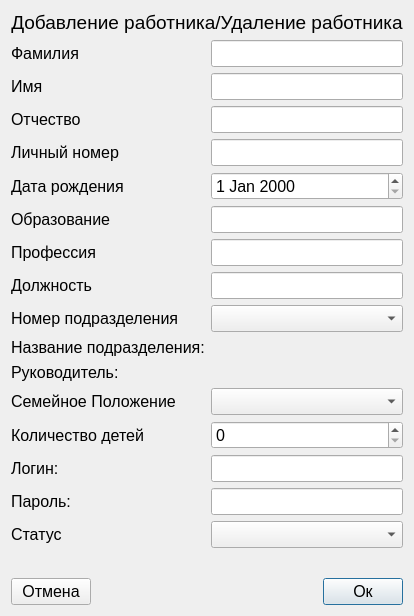
<?xml version="1.0" encoding="UTF-8"?>
<ui version="4.0">
 <class>AddEmployee</class>
 <widget class="QDialog" name="AddEmployee">
  <property name="geometry">
   <rect>
    <x>0</x>
    <y>0</y>
    <width>410</width>
    <height>600</height>
   </rect>
  </property>
  <property name="maximumSize">
   <size>
    <width>418</width>
    <height>16777215</height>
   </size>
  </property>
  <property name="windowTitle">
   <string>Dialog</string>
  </property>
  <layout class="QGridLayout" name="gridLayout">
   <item row="3" column="0">
    <layout class="QGridLayout" name="gridLayout_2">
     <item row="0" column="5">
      <widget class="QPushButton" name="accept">
       <property name="font">
        <font>
         <pointsize>12</pointsize>
        </font>
       </property>
       <property name="text">
        <string>Ок</string>
       </property>
      </widget>
     </item>
     <item row="0" column="4">
      <spacer name="horizontalSpacer_2">
       <property name="orientation">
        <enum>Qt::Horizontal</enum>
       </property>
       <property name="sizeHint" stdset="0">
        <size>
         <width>40</width>
         <height>20</height>
        </size>
       </property>
      </spacer>
     </item>
     <item row="0" column="1">
      <spacer name="horizontalSpacer">
       <property name="orientation">
        <enum>Qt::Horizontal</enum>
       </property>
       <property name="sizeHint" stdset="0">
        <size>
         <width>40</width>
         <height>20</height>
        </size>
       </property>
      </spacer>
     </item>
     <item row="0" column="0">
      <widget class="QPushButton" name="cancel">
       <property name="font">
        <font>
         <pointsize>12</pointsize>
        </font>
       </property>
       <property name="text">
        <string>Отмена</string>
       </property>
      </widget>
     </item>
    </layout>
   </item>
   <item row="1" column="0">
    <layout class="QFormLayout" name="formLayout">
     <item row="0" column="0">
      <widget class="QLabel" name="label_5">
       <property name="font">
        <font>
         <pointsize>12</pointsize>
        </font>
       </property>
       <property name="text">
        <string>Фамилия</string>
       </property>
      </widget>
     </item>
     <item row="0" column="1">
      <widget class="QLineEdit" name="name">
       <property name="font">
        <font>
         <pointsize>12</pointsize>
        </font>
       </property>
      </widget>
     </item>
     <item row="1" column="0">
      <widget class="QLabel" name="label_6">
       <property name="font">
        <font>
         <pointsize>12</pointsize>
        </font>
       </property>
       <property name="text">
        <string>Имя</string>
       </property>
      </widget>
     </item>
     <item row="1" column="1">
      <widget class="QLineEdit" name="name2">
       <property name="font">
        <font>
         <pointsize>12</pointsize>
        </font>
       </property>
      </widget>
     </item>
     <item row="2" column="0">
      <widget class="QLabel" name="label_7">
       <property name="font">
        <font>
         <pointsize>12</pointsize>
        </font>
       </property>
       <property name="text">
        <string>Отчество</string>
       </property>
      </widget>
     </item>
     <item row="2" column="1">
      <widget class="QLineEdit" name="surname">
       <property name="font">
        <font>
         <pointsize>12</pointsize>
        </font>
       </property>
      </widget>
     </item>
     <item row="3" column="0">
      <widget class="QLabel" name="label_8">
       <property name="font">
        <font>
         <pointsize>12</pointsize>
        </font>
       </property>
       <property name="text">
        <string>Личный номер</string>
       </property>
      </widget>
     </item>
     <item row="3" column="1">
      <widget class="QLineEdit" name="numberself">
       <property name="font">
        <font>
         <pointsize>12</pointsize>
        </font>
       </property>
       <property name="inputMethodHints">
        <set>Qt::ImhDigitsOnly|Qt::ImhNoTextHandles</set>
       </property>
       <property name="text">
        <string/>
       </property>
       <property name="echoMode">
        <enum>QLineEdit::Normal</enum>
       </property>
      </widget>
     </item>
     <item row="4" column="0">
      <widget class="QLabel" name="label_9">
       <property name="font">
        <font>
         <pointsize>12</pointsize>
        </font>
       </property>
       <property name="text">
        <string>Дата рождения</string>
       </property>
      </widget>
     </item>
     <item row="4" column="1">
      <widget class="QDateEdit" name="date">
       <property name="font">
        <font>
         <pointsize>12</pointsize>
        </font>
       </property>
       <property name="dateTime">
        <datetime>
         <hour>0</hour>
         <minute>0</minute>
         <second>0</second>
         <year>2000</year>
         <month>1</month>
         <day>1</day>
        </datetime>
       </property>
       <property name="maximumDateTime">
        <datetime>
         <hour>23</hour>
         <minute>59</minute>
         <second>59</second>
         <year>2002</year>
         <month>12</month>
         <day>31</day>
        </datetime>
       </property>
       <property name="minimumDateTime">
        <datetime>
         <hour>0</hour>
         <minute>0</minute>
         <second>0</second>
         <year>1900</year>
         <month>1</month>
         <day>1</day>
        </datetime>
       </property>
      </widget>
     </item>
     <item row="5" column="0">
      <widget class="QLabel" name="label_10">
       <property name="font">
        <font>
         <pointsize>12</pointsize>
        </font>
       </property>
       <property name="text">
        <string>Образование</string>
       </property>
      </widget>
     </item>
     <item row="5" column="1">
      <widget class="QLineEdit" name="education">
       <property name="font">
        <font>
         <pointsize>12</pointsize>
        </font>
       </property>
      </widget>
     </item>
     <item row="6" column="0">
      <widget class="QLabel" name="label_11">
       <property name="font">
        <font>
         <pointsize>12</pointsize>
        </font>
       </property>
       <property name="text">
        <string>Профессия</string>
       </property>
      </widget>
     </item>
     <item row="6" column="1">
      <widget class="QLineEdit" name="profession">
       <property name="font">
        <font>
         <pointsize>12</pointsize>
        </font>
       </property>
      </widget>
     </item>
     <item row="7" column="0">
      <widget class="QLabel" name="label_12">
       <property name="font">
        <font>
         <pointsize>12</pointsize>
        </font>
       </property>
       <property name="text">
        <string>Должность</string>
       </property>
      </widget>
     </item>
     <item row="7" column="1">
      <widget class="QLineEdit" name="post">
       <property name="font">
        <font>
         <pointsize>12</pointsize>
        </font>
       </property>
      </widget>
     </item>
     <item row="8" column="0">
      <widget class="QLabel" name="label_13">
       <property name="font">
        <font>
         <pointsize>12</pointsize>
        </font>
       </property>
       <property name="text">
        <string>Номер подразделения</string>
       </property>
      </widget>
     </item>
     <item row="8" column="1">
      <widget class="QComboBox" name="numberofdevision">
       <property name="font">
        <font>
         <pointsize>12</pointsize>
        </font>
       </property>
       <item>
        <property name="text">
         <string/>
        </property>
       </item>
      </widget>
     </item>
     <item row="11" column="0">
      <widget class="QLabel" name="label_14">
       <property name="font">
        <font>
         <pointsize>12</pointsize>
        </font>
       </property>
       <property name="text">
        <string>Семейное Положение</string>
       </property>
      </widget>
     </item>
     <item row="11" column="1">
      <widget class="QComboBox" name="SP">
       <property name="font">
        <font>
         <pointsize>12</pointsize>
        </font>
       </property>
       <item>
        <property name="text">
         <string/>
        </property>
       </item>
       <item>
        <property name="text">
         <string>Холост/Не замужем</string>
        </property>
       </item>
       <item>
        <property name="text">
         <string>Женат/Замужем</string>
        </property>
       </item>
      </widget>
     </item>
     <item row="12" column="0">
      <widget class="QLabel" name="label_15">
       <property name="font">
        <font>
         <pointsize>12</pointsize>
        </font>
       </property>
       <property name="text">
        <string>Количество детей</string>
       </property>
      </widget>
     </item>
     <item row="12" column="1">
      <widget class="QSpinBox" name="numberkids">
       <property name="font">
        <font>
         <pointsize>12</pointsize>
        </font>
       </property>
      </widget>
     </item>
     <item row="13" column="0">
      <widget class="QLabel" name="label_2">
       <property name="font">
        <font>
         <pointsize>12</pointsize>
        </font>
       </property>
       <property name="text">
        <string>Логин:</string>
       </property>
      </widget>
     </item>
     <item row="13" column="1">
      <widget class="QLineEdit" name="login">
       <property name="font">
        <font>
         <pointsize>12</pointsize>
        </font>
       </property>
      </widget>
     </item>
     <item row="14" column="0">
      <widget class="QLabel" name="label_3">
       <property name="font">
        <font>
         <pointsize>12</pointsize>
        </font>
       </property>
       <property name="text">
        <string>Пароль:</string>
       </property>
      </widget>
     </item>
     <item row="14" column="1">
      <widget class="QLineEdit" name="passw">
       <property name="font">
        <font>
         <pointsize>12</pointsize>
        </font>
       </property>
       <property name="echoMode">
        <enum>QLineEdit::Password</enum>
       </property>
      </widget>
     </item>
     <item row="15" column="0">
      <widget class="QLabel" name="label_4">
       <property name="font">
        <font>
         <pointsize>12</pointsize>
        </font>
       </property>
       <property name="text">
        <string>Статус</string>
       </property>
      </widget>
     </item>
     <item row="15" column="1">
      <widget class="QComboBox" name="status">
       <property name="font">
        <font>
         <pointsize>12</pointsize>
        </font>
       </property>
       <item>
        <property name="text">
         <string/>
        </property>
       </item>
       <item>
        <property name="text">
         <string>Диспетчер</string>
        </property>
       </item>
       <item>
        <property name="text">
         <string>Работник</string>
        </property>
       </item>
      </widget>
     </item>
     <item row="9" column="0">
      <widget class="QLabel" name="label_16">
       <property name="font">
        <font>
         <pointsize>12</pointsize>
        </font>
       </property>
       <property name="text">
        <string>Название подразделения:</string>
       </property>
      </widget>
     </item>
     <item row="9" column="1">
      <widget class="QLabel" name="nameofdiv">
       <property name="font">
        <font>
         <pointsize>12</pointsize>
        </font>
       </property>
       <property name="text">
        <string/>
       </property>
      </widget>
     </item>
     <item row="10" column="0">
      <widget class="QLabel" name="label_18">
       <property name="font">
        <font>
         <pointsize>12</pointsize>
        </font>
       </property>
       <property name="text">
        <string>Руководитель:</string>
       </property>
      </widget>
     </item>
     <item row="10" column="1">
      <widget class="QLabel" name="director">
       <property name="font">
        <font>
         <pointsize>12</pointsize>
        </font>
       </property>
       <property name="text">
        <string/>
       </property>
      </widget>
     </item>
    </layout>
   </item>
   <item row="0" column="0">
    <widget class="QLabel" name="label">
     <property name="minimumSize">
      <size>
       <width>0</width>
       <height>0</height>
      </size>
     </property>
     <property name="maximumSize">
      <size>
       <width>400</width>
       <height>50</height>
      </size>
     </property>
     <property name="font">
      <font>
       <pointsize>14</pointsize>
      </font>
     </property>
     <property name="text">
      <string>Добавление работника/Удаление работника</string>
     </property>
     <property name="alignment">
      <set>Qt::AlignCenter</set>
     </property>
    </widget>
   </item>
   <item row="2" column="0">
    <widget class="QLabel" name="error">
     <property name="maximumSize">
      <size>
       <width>16777215</width>
       <height>20</height>
      </size>
     </property>
     <property name="font">
      <font>
       <pointsize>12</pointsize>
      </font>
     </property>
     <property name="styleSheet">
      <string notr="true">QLabel { color: rgb(200, 0, 0); } </string>
     </property>
     <property name="text">
      <string/>
     </property>
     <property name="alignment">
      <set>Qt::AlignCenter</set>
     </property>
    </widget>
   </item>
  </layout>
 </widget>
 <resources/>
 <connections>
  <connection>
   <sender>accept</sender>
   <signal>clicked()</signal>
   <receiver>AddEmployee</receiver>
   <slot>accept()</slot>
   <hints>
    <hint type="sourcelabel">
     <x>362</x>
     <y>567</y>
    </hint>
    <hint type="destinationlabel">
     <x>204</x>
     <y>299</y>
    </hint>
   </hints>
  </connection>
  <connection>
   <sender>cancel</sender>
   <signal>clicked()</signal>
   <receiver>AddEmployee</receiver>
   <slot>reject()</slot>
   <hints>
    <hint type="sourcelabel">
     <x>47</x>
     <y>567</y>
    </hint>
    <hint type="destinationlabel">
     <x>204</x>
     <y>299</y>
    </hint>
   </hints>
  </connection>
 </connections>
</ui>
